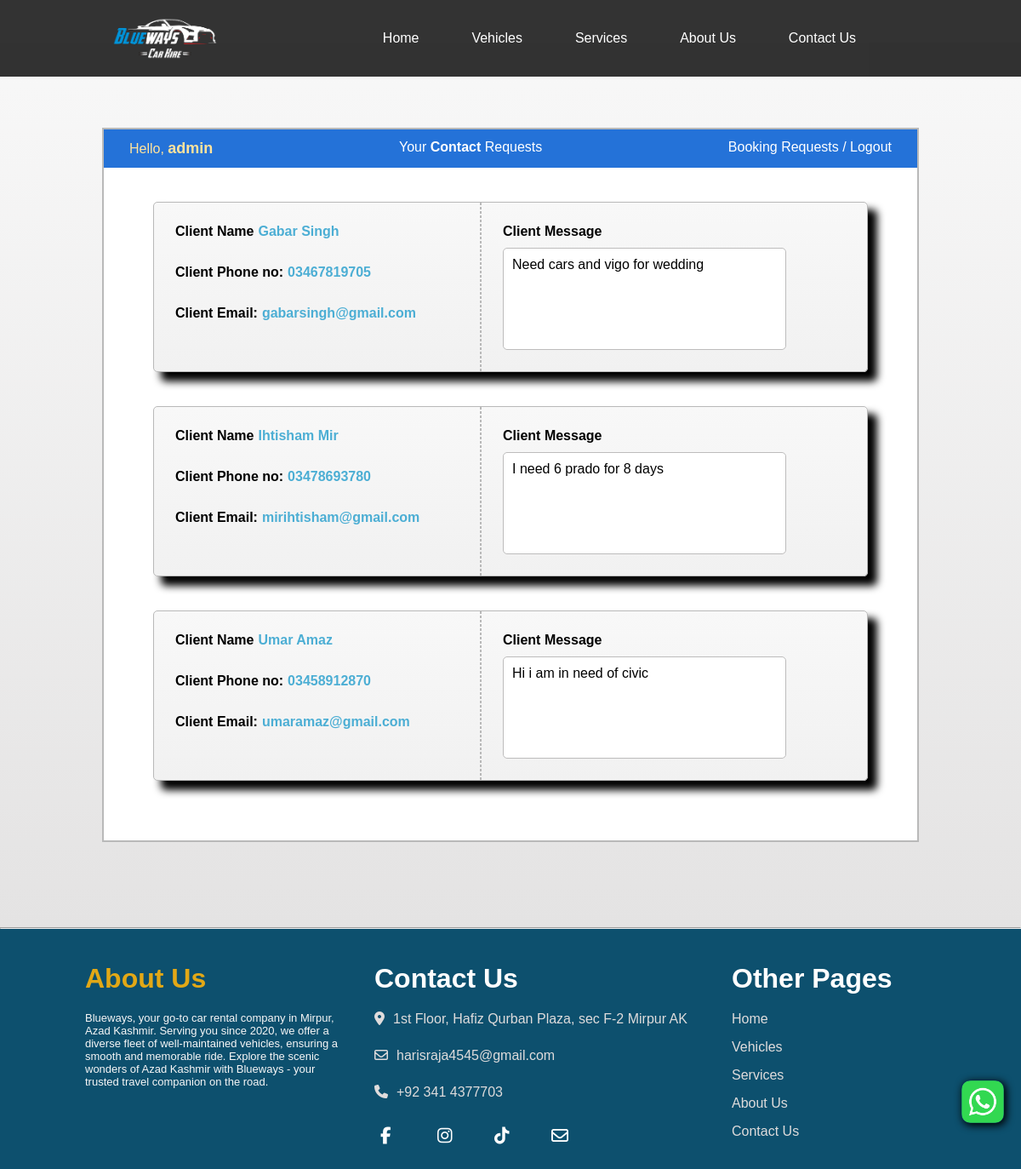
The app's page /contactdashboard (signed in), older data.
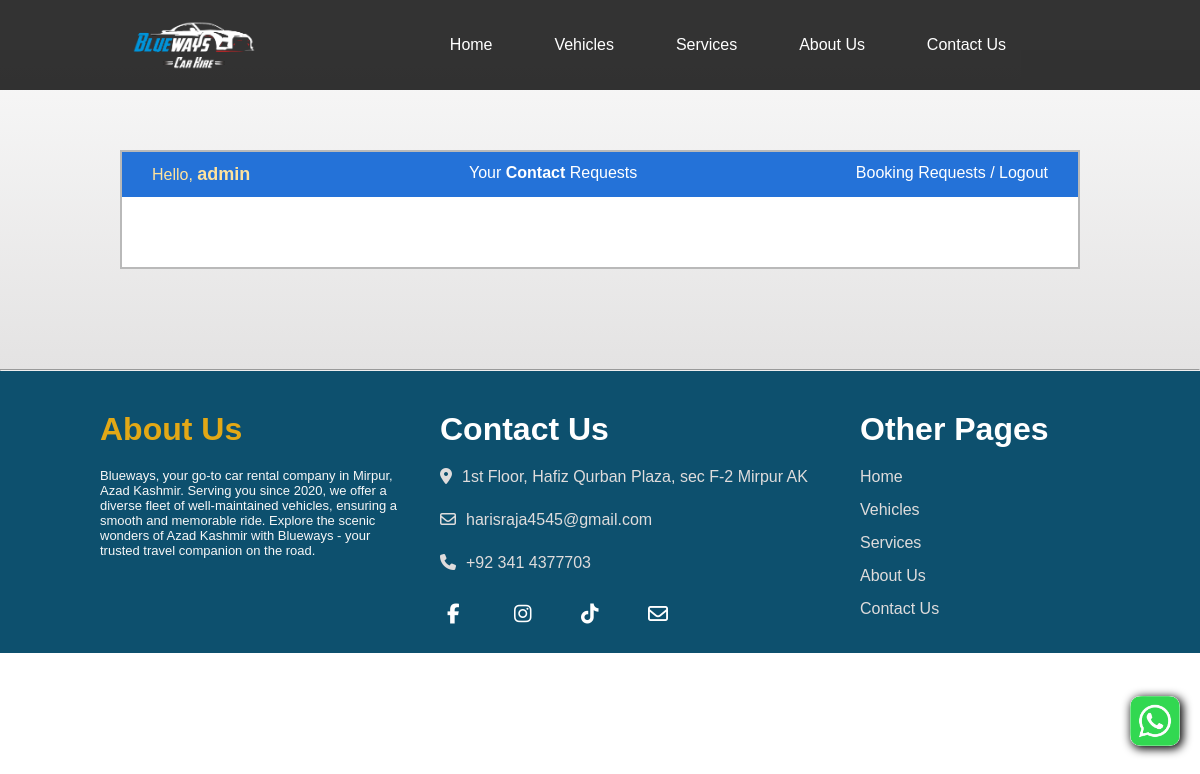
The same page, newer data.
### home/models.py (models this page shows, shortened)
class Contact(models.Model):
    name = models.CharField(max_length=100, null=True)
    phone = models.CharField(max_length=13, null=True)
    email = models.EmailField(("Email"), max_length=254, null=True)
    message = models.TextField(null=True)
    date_created = models.DateTimeField(auto_now_add=True, null=True)

### home/views.py (the view)
# urls.py: path('contactdashboard', views.contactDashboard, name='contactdashboard'),
@login_required(login_url='loginpage')
def contactDashboard(request):
    contacts = Contact.objects.all().order_by('-date_created')
    context = {'contacts':contacts}
    return render(request, 'home/contactdashboard.html',context)

### home/templates/home/contactdashboard.html
{% extends "home/main.html" %}
{% load static %}
{% block content %}
<link rel="stylesheet" href="{% static "/css/contactdashboard.css" %}">
<div class="dashboardcontainer">
    <div class="dashboardcont">
        <div class="dashboardtitle">
            <span id='titleuser' >Hello, <span id='titleusername'>{{request.user}}</span> </span>
            <span>Your <b>Contact</b> Requests </span>
            <span id='titleuserout'>
                <a href="{% url "admindashboard" %}">
                    Booking Requests
                </a> /
                <a  href="{% url "logoutpage" %}">
                    Logout
                </a>
            </span>
        </div>
        {% for i in contacts %}
        <div class="dashboardinfo">
            <div class="infodashleft">
                <div class="clientname">
                    <p class="client-name">Client Name</p>
                    <p class="rightname">{{i.name}}</p>
                </div>
                <div class="leftcontainers clientphone">
                    <p class="leftconthead client-phone">Client Phone no:</p>
                    <p class="leftcontvalue phone">{{i.phone}} </p>
                </div>
                <div class="leftcontainers clientemail">
                    <p class="leftconthead client-email">Client Email:</p>
                    <p class="leftcontvalue email">{{i.email}} </p>
                </div>
            </div>
            <div class="infodashright">
                <div class="clientmessage">
                    <p class="client-message">Client Message</p>
                    <p class="rightmessage">{{i.message}} </p>
                </div>
            </div>
        </div>
        {% endfor %}
    </div>
</div>
{% endblock content %}

### home/templates/home/main.html (shortened to what this page needs)
{% load static %}
<!DOCTYPE html>
<html lang="en">
<head>
    <link rel="stylesheet" href="{% static "/css/main.css" %}">
</head>
<body>
    {% include "home/navbar.html" %}
    <div class="whatsappimg">
        <a href="https://wa.me/923414377703" target='_blank'>
            <img class='whatsimg' src="{% static "/images/whatsapp.png" %}" alt="">
        </a>
    </div>
    {% block content %}
    {% endblock content %}
    <hr>
    {% include "home/footer.html" %}
</body>
</html>

### home/templates/home/navbar.html (shortened to what this page needs)
{% load static %}
<link rel="stylesheet" href="{% static '/css/navbar.css' %}">
<nav>
    <div class="navbar-container">
        <div class='navbar-nav_logo'>
            <a href="/">
                <img src="{% static "/images/blueways.png" %}" alt="">
            </a>
        </div>
        <div class='navbar-nav_items'>
            <ul class='navbar-list_items'>
                <li class="navbar-item {% if request.path == '/' %}active{% endif %}">
                    <a href="/">Home</a>
                </li>
                <li class="navbar-item {% if request.path == '/vehicles' %}active{% endif %}">
                    <a href="{% url "vehicles" %}">Vehicles</a>
                </li>
                <li class="navbar-item {% if request.path == '/services' %}active{% endif %}">
                    <a href="{% url "services" %}">Services</a>
                </li>
                <li class="navbar-item {% if request.path == '/aboutus' %}active{% endif %}">
                    <a href="{% url "aboutus" %}">About Us</a>
                </li>
                <li class="navbar-item {% if request.path == '/contactus' %}active{% endif %}">
                    <a href="{% url "contactus" %}">Contact Us</a>
                </li>
            </ul>
        </div>
    </div>
</nav>

### home/templates/home/footer.html (shortened to what this page needs)
{% load static %}
<link rel="stylesheet" href="{% static "/css/footer.css" %}">
<link rel="stylesheet" href="https://cdnjs.cloudflare.com/ajax/libs/font-awesome/6.4.2/css/all.min.css" />
<div class="footer-container">
    <div class='footer-ind_cont' id="aboutUs">
        <h1 class="footer-title">About Us</h1>
        <div class="footer-cont">
            <p class='footer-about-p'>
                Blueways, your go-to car
                rental company in Mirpur, Azad Kashmir. Serving you since 2020, we offer a
                diverse fleet of well-maintained vehicles, ensuring a smooth and memorable
                ride. Explore the scenic wonders of Azad Kashmir with Blueways - your trusted travel companion on the road.
            </p>
        </div>
    </div>
    <div class='footer-ind_cont' id="contactUs">
        <h1 class="footer-title">Contact Us</h1>
        <div class="footer-cont">
            <ul class="footer-lines">
                <li class="footer-line footer-line-main"><i class="footer-icon fa-solid fa-location-dot"></i><p> 1st Floor, Hafiz Qurban Plaza, sec F-2 Mirpur AK</p> </li>
                <li class="footer-line footer-line-main"><i class="footer-icon fa-regular fa-envelope"></i><a href="mailto:harisraja4545@gmail.com">harisraja4545@gmail.com</a> </li>
                <li class="footer-line footer-line-main"><i class="footer-icon fa-solid fa-phone"></i><a href="tel:+923414377703">+92 341 4377703</a> </li>
                <ul id='social' class="footer-line">
                    <li><a target='blank' href="https://web.facebook.com/bluewayshire"><i class="fa-brands fa-facebook-f"></i></a></li>
                    <li><a target='blank' href="https://www.instagram.com/bluewayscarhire/"><i class="fa-brands fa-instagram"></i></a></li>
                    <li><a target='blank' href="https://www.tiktok.com/@blueways10?_t=8hiMQSPEGyP&_r=1"><i class="fa-brands fa-tiktok"></i></a></li>
                    <li><a target='blank' href="mailto:harisraja4545@gmail.com"><i class="fa-regular fa-envelope"></i></a></li>
                </ul>
            </ul>
        </div>
    </div>
    <div class='footer-ind_cont' id="explore">
        <h1 class="footer-title">Other Pages</h1>
        <div class="footer-cont">
                <ul class='footer-links'>
                    <li class='footer-link'>
                        <a href="/">Home</a>
                    </li>
                    <li class='footer-link'>
                        <a href="/vehicles">Vehicles</a>
                    </li>
                    <li class='footer-link'>
                        <a href="/services">Services</a>
                    </li>
                    <li class='footer-link'>
                        <a href="">About Us</a>
                    </li>
                    <li class='footer-link'>
                        <a href="">Contact Us</a>
                    </li>
                </ul>
        </div>
    </div>
</div>

### static/css/main.css (style rules this page uses)
.whatsappimg { position: fixed; bottom: 50px; right: 20px; z-index: 10; }
.whatsappimg a .whatsimg { width: 50px; box-shadow: 2px 2px 10px 1px black; border-radius: 10px; transition: 0.4s; }

### static/css/navbar.css (style rules this page uses)
* { margin: 0; padding: 0; box-sizing: border-box; }
.navbar-container { display: flex; justify-content: space-evenly; background-color: rgba(0, 0, 0, 0.8); padding: 20px 0 20px 0; align-items: center; border: none; position: fixed; top: 0; right: 0; z-index: 1; width: 100%; margin:0 0 50px 0; }
.navbar-nav_logo { height: 50px; overflow: hidden; }
.navbar-nav_logo img { height: 55px; padding-bottom: 5px; }
.navbar-nav_items ul { display: flex; justify-content: space-evenly; width: 680px; }
.navbar-nav_items ul li { list-style: none; }
.navbar-nav_items ul li a { text-decoration: none; color: black; transition: 0.5s; color: #fff; }

### static/css/contactdashboard.css (style rules this page uses)
* { margin: 0; padding: 0; }
.dashboardcontainer { margin-top: 500px; }
.dashboardcontainer { background: linear-gradient(to bottom,rgb(248, 248, 248), rgb(228, 227, 227)); display: flex; align-items: center; justify-content: center; margin-top: 50px; }
.dashboardcontainer .dashboardcont { border: 2px solid rgb(185, 185, 185) ; width: 80vw; margin: 100px 0; display: flex; flex-direction: column; align-items: center; background: #fff; padding-bottom: 50px; }
.dashboardcont .dashboardtitle { width: 100%; background-color: rgb(36, 114, 216); color: #fff; display: flex; justify-content: space-between; padding: 12px 30px; margin-bottom: 20px; }
.dashboardtitle #titleuser { color: rgb(255, 227, 157); }
.dashboardtitle #titleusername { font-weight: bold; font-size: large; }
.dashboardtitle #titleuserout a { text-decoration: none; color: #fff; }

### static/css/footer.css (style rules this page uses)
* { margin: 0; padding: 0; font-family: sans-serif,Arial, Helvetica, sans-serif; }
.footer-container { display: flex; justify-content: space-evenly; height: auto; padding:20px 0 20px 60px; background: #0d506e; color: #fff; }
.footer-ind_cont { width: 300px; display: flex; flex-direction: column; justify-content: flex-start; }
.footer-title { color: rgb(226, 168, 22); margin-bottom: 20px; margin-top: 20px; }
#contactUs { width: 380px; }
#contactUs .footer-title { color: #fff; }
#contactUs .footer-cont { color: #dfdcdc; }
#contactUs .footer-cont .footer-lines .footer-line .footer-icon { margin-right: 10px; }
#contactUs .footer-cont .footer-lines .footer-line-main a { text-decoration: none; color: #dfdcdc; }
.footer-cont .footer-about-p { font-size:13px; color: #f7f7f7; }
.footer-lines { display: flex; flex-direction: column; }
.footer-line { display: flex; justify-content: flex-start; }
.footer-lines .footer-line-main { list-style: none; margin-bottom: 25px; transition: 0.5s; }
#social { display: flex; list-style: none; }
#social li a { text-decoration: none; color: #fff; margin-right: 35px; font-size: 20px; padding: 7px; border-radius: 5px; display: flex; align-items: center; justify-content: center; transition: 0.4s; }
#social li a i { width: 18px; }
#explore .footer-title { color: #fff; }
#explore .footer-cont ul { list-style: none; }
#explore .footer-cont ul .footer-link { margin-bottom: 15px; transition: 0.5s; }
#explore .footer-cont ul .footer-link a { text-decoration: none; color: #dfdcdc; }

Row changes from the older to the newer data that the page shows:
removed Contact: name "Gabar Singh", phone "03467819705", email "gabarsingh@gmail.com", message "Need cars and vigo for wedding"
removed Contact: name "Ihtisham Mir", phone "03478693780", email "mirihtisham@gmail.com", message "I need 6 prado for 8 days"
removed Contact: name "Umar Amaz", phone "03458912870", email "umaramaz@gmail.com", message "Hi i am in need of civic"
